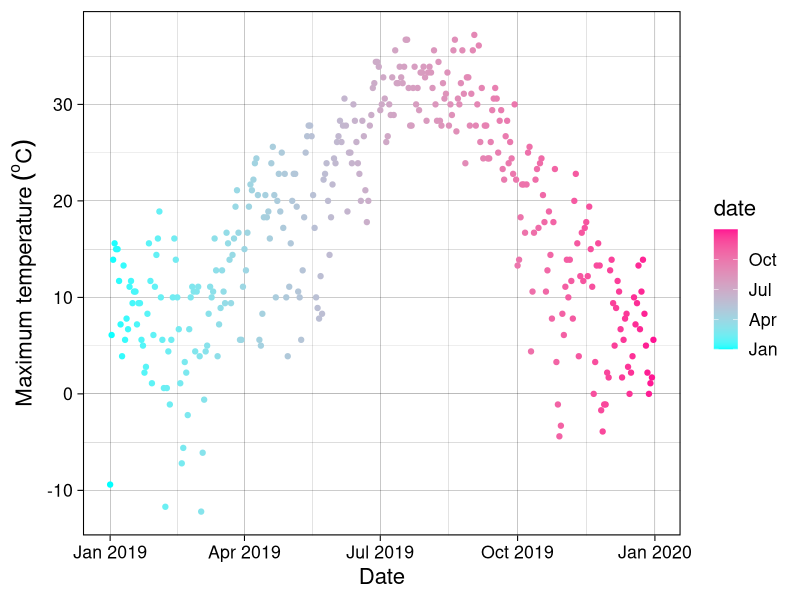

Write R code to recreate this figure.
## ---- chunk 1

knitr::opts_chunk$set(echo = TRUE, message = FALSE)

## ---- chunk 2
#First we install some packages. This works best from the packages tab in the lower right. It can also be done in command line, but is less reliable. After we install, we need to load them with the lines below (lines 20 and 21). In this example we are using two packages, tidyverse and lubridate. 
library(tidyverse)
library(lubridate)
library(here) #we didn't load this package in class but it is very helpful. It tells R to look in the master folder for any data we load. It gives you some flexibility when writing the "read_csv" command. 

## ---- chunk 3
#Here we read in the data.
df <- read_csv(here("hydrology/R_intro/data/temp_df.csv"))

#If you type in str(df) you will see that the date column is not recognized as a date. To fix that we use lubridate to do the following: 
df$date <- as.Date(df$date, format = "%m/%d/%Y")
## ---- chunk 4
#Here we can do some data wrangling. The following uses the dplyr component of tidyverse. Here is a link to information about tidyverse https://www.tidyverse.org/

#In this line we use what is referred to as a pipe (%>%). This simply passes arguments to the next line. Using mutate we can create new columns, do calculations, change an existing column, etc.  
df <- df %>% 
  mutate(t_range = tmax - tmin, tmax_f = (tmax*(9/5))+32, tmin_f = (tmin*(9/5))+32)

#Select can be used to either keep or get rid of columns. Since we don't want the Farenheit stuff we just made in line 40 we can get rid of them by saying "select(-tmax_f, -tmin_f)". The minus in front of the header name means get rid of them. Conversely, if we said "select(tmax_f, tmin_f), it would keep those two columns and get rid of everything else. 
df <- df %>% 
  select(-tmax_f, -tmin_f)

#The line below is very helpful for doing averages or min or max by day or year or month. We will use this in the climate data analysis. This is part of the lubridate package, but also uses dplyr (pipe and mutate). As a side note, often times errors occur because a package didn't load properly. Computers are imperfect. So a first step in trouble shooting when you get an error is to load the package again. An error that says "could not find the function X" usually means the package isn't actually loaded. 
df <- df %>% 
  mutate(year = year(date), day = day(date), month = month(date))

#Because we made a column of months above we can do things like filter by month. You should play around with filtering by day or year. The "==" means keep all data where the month value equals 1. 
df_jan <- df %>% 
  filter(month == 1)

#We can also filter by other values. For example we can filter by temp. Here we are saying to only keep the data where the max temp is less than 0. You can play around with changing this and see what happens. Filter functions are really useful. For example in your assignment you will need to find the max temp for each day from the Campbell data logger (15 minute data). Consider how to do this given the code for filtering shown above and below. 
df_neg_temp <- df %>% 
  filter(tmax < 0)

## ---- chunk 5
#Last we can plot some data. ggplot is part of the tidyverse. In this example we plot the max temp and color each point by date. In the final line we change the color ramp from the default (shades of blue) to something with more contrast. You can take that line away or put it back in to see what happens. You can also change the colors to whatever you like. Here is a link to the colors in ggplot http://sape.inf.usi.ch/quick-reference/ggplot2/colour

ggplot(df, aes(x = date, y = tmax, color = date)) +
  geom_point() +
  ylab(expression(Maximum~temperature~(""^o*C))) +
  xlab("Date") +
  theme_linedraw(base_size = 16) +
  scale_color_gradient(low = 'cyan', high = 'deeppink', trans = "date")

#Last you may have noticed that all of the comments in here have a "#" in front of them. If you put the hash tag in front of text that tells R this is not code. It is called commenting your code so that other people know what each chunk is doing. 

